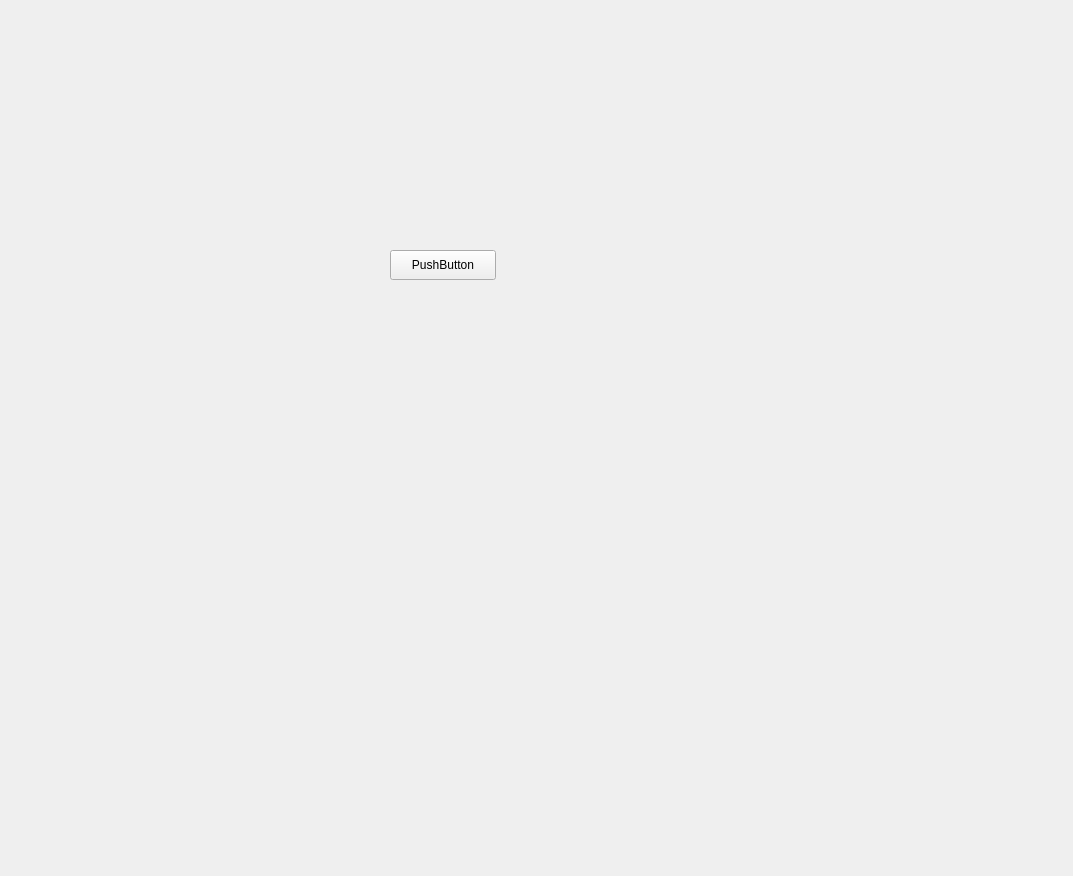
<?xml version="1.0" encoding="UTF-8"?>
<ui version="4.0">
 <class>Form</class>
 <widget class="QWidget" name="Form">
  <property name="geometry">
   <rect>
    <x>0</x>
    <y>0</y>
    <width>1073</width>
    <height>876</height>
   </rect>
  </property>
  <property name="windowTitle">
   <string>Form</string>
  </property>
  <widget class="QPushButton" name="pushButton">
   <property name="geometry">
    <rect>
     <x>390</x>
     <y>250</y>
     <width>106</width>
     <height>30</height>
    </rect>
   </property>
   <property name="text">
    <string>PushButton</string>
   </property>
  </widget>
 </widget>
 <resources/>
 <connections/>
</ui>
